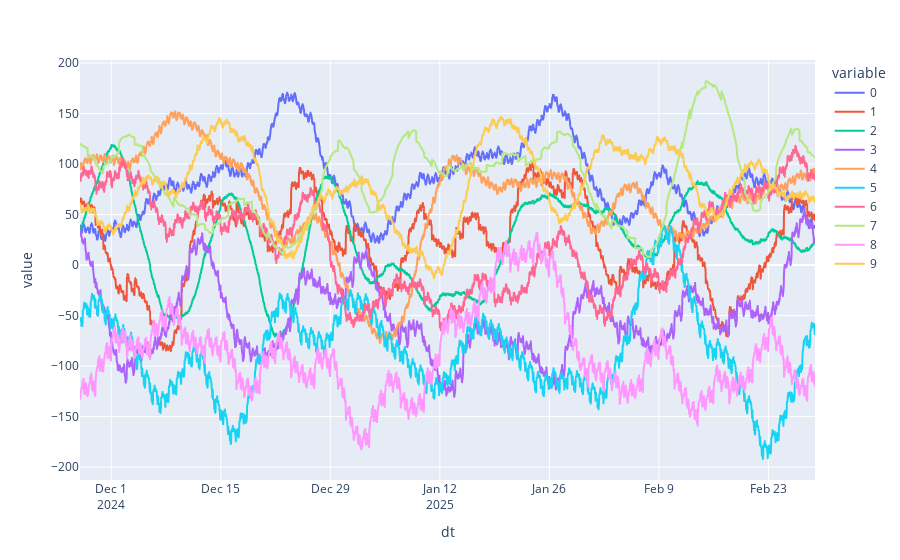

The notebook cell this image was saved under:
### Code cell
dfv = df.pivot(
    index='dt',
    columns='obj_id',
    values='target'
).reset_index()

px.line(
    dfv,
    x='dt',
    y=[c for c in dfv.columns if c not in ['dt']]
)

### Figure 1 — Plotly figure (JSON) as saved in the notebook; plotly's stock layout.template omitted (floating-point values rounded to 4 significant figures; data arrays with more than 128 entries replaced by an {"elided": "..."} marker saying what was removed)
{"data": [{"hovertemplate": "variable=0<br>dt=%{x}<br>value=%{y}<extra></extra>", "legendgroup": "0", "line": {"color": "#636efa", "dash": "solid"}, "marker": {"symbol": "circle"}, "mode": "lines", "name": "0", "showlegend": true, "type": "scattergl", "x": {"elided": "2256 str values"}, "xaxis": "x", "y": {"elided": "2256 float values"}, "yaxis": "y"}, {"hovertemplate": "variable=1<br>dt=%{x}<br>value=%{y}<extra></extra>", "legendgroup": "1", "line": {"color": "#EF553B", "dash": "solid"}, "marker": {"symbol": "circle"}, "mode": "lines", "name": "1", "showlegend": true, "type": "scattergl", "x": {"elided": "2256 str values"}, "xaxis": "x", "y": {"elided": "2256 float values"}, "yaxis": "y"}, {"hovertemplate": "variable=2<br>dt=%{x}<br>value=%{y}<extra></extra>", "legendgroup": "2", "line": {"color": "#00cc96", "dash": "solid"}, "marker": {"symbol": "circle"}, "mode": "lines", "name": "2", "showlegend": true, "type": "scattergl", "x": {"elided": "2256 str values"}, "xaxis": "x", "y": {"elided": "2256 float values"}, "yaxis": "y"}, {"hovertemplate": "variable=3<br>dt=%{x}<br>value=%{y}<extra></extra>", "legendgroup": "3", "line": {"color": "#ab63fa", "dash": "solid"}, "marker": {"symbol": "circle"}, "mode": "lines", "name": "3", "showlegend": true, "type": "scattergl", "x": {"elided": "2256 str values"}, "xaxis": "x", "y": {"elided": "2256 float values"}, "yaxis": "y"}, {"hovertemplate": "variable=4<br>dt=%{x}<br>value=%{y}<extra></extra>", "legendgroup": "4", "line": {"color": "#FFA15A", "dash": "solid"}, "marker": {"symbol": "circle"}, "mode": "lines", "name": "4", "showlegend": true, "type": "scattergl", "x": {"elided": "2256 str values"}, "xaxis": "x", "y": {"elided": "2256 float values"}, "yaxis": "y"}, {"hovertemplate": "variable=5<br>dt=%{x}<br>value=%{y}<extra></extra>", "legendgroup": "5", "line": {"color": "#19d3f3", "dash": "solid"}, "marker": {"symbol": "circle"}, "mode": "lines", "name": "5", "showlegend": true, "type": "scattergl", "x": {"elided": "2256 str values"}, "xaxis": "x", "y": {"elided": "2256 float values"}, "yaxis": "y"}, {"hovertemplate": "variable=6<br>dt=%{x}<br>value=%{y}<extra></extra>", "legendgroup": "6", "line": {"color": "#FF6692", "dash": "solid"}, "marker": {"symbol": "circle"}, "mode": "lines", "name": "6", "showlegend": true, "type": "scattergl", "x": {"elided": "2256 str values"}, "xaxis": "x", "y": {"elided": "2256 float values"}, "yaxis": "y"}, {"hovertemplate": "variable=7<br>dt=%{x}<br>value=%{y}<extra></extra>", "legendgroup": "7", "line": {"color": "#B6E880", "dash": "solid"}, "marker": {"symbol": "circle"}, "mode": "lines", "name": "7", "showlegend": true, "type": "scattergl", "x": {"elided": "2256 str values"}, "xaxis": "x", "y": {"elided": "2256 float values"}, "yaxis": "y"}, {"hovertemplate": "variable=8<br>dt=%{x}<br>value=%{y}<extra></extra>", "legendgroup": "8", "line": {"color": "#FF97FF", "dash": "solid"}, "marker": {"symbol": "circle"}, "mode": "lines", "name": "8", "showlegend": true, "type": "scattergl", "x": {"elided": "2256 str values"}, "xaxis": "x", "y": {"elided": "2256 float values"}, "yaxis": "y"}, {"hovertemplate": "variable=9<br>dt=%{x}<br>value=%{y}<extra></extra>", "legendgroup": "9", "line": {"color": "#FECB52", "dash": "solid"}, "marker": {"symbol": "circle"}, "mode": "lines", "name": "9", "showlegend": true, "type": "scattergl", "x": {"elided": "2256 str values"}, "xaxis": "x", "y": {"elided": "2256 float values"}, "yaxis": "y"}], "layout": {"legend": {"title": {"text": "variable"}, "tracegroupgap": 0}, "margin": {"t": 60}, "xaxis": {"anchor": "y", "domain": [0, 1], "title": {"text": "dt"}}, "yaxis": {"anchor": "x", "domain": [0, 1], "title": {"text": "value"}}}}
